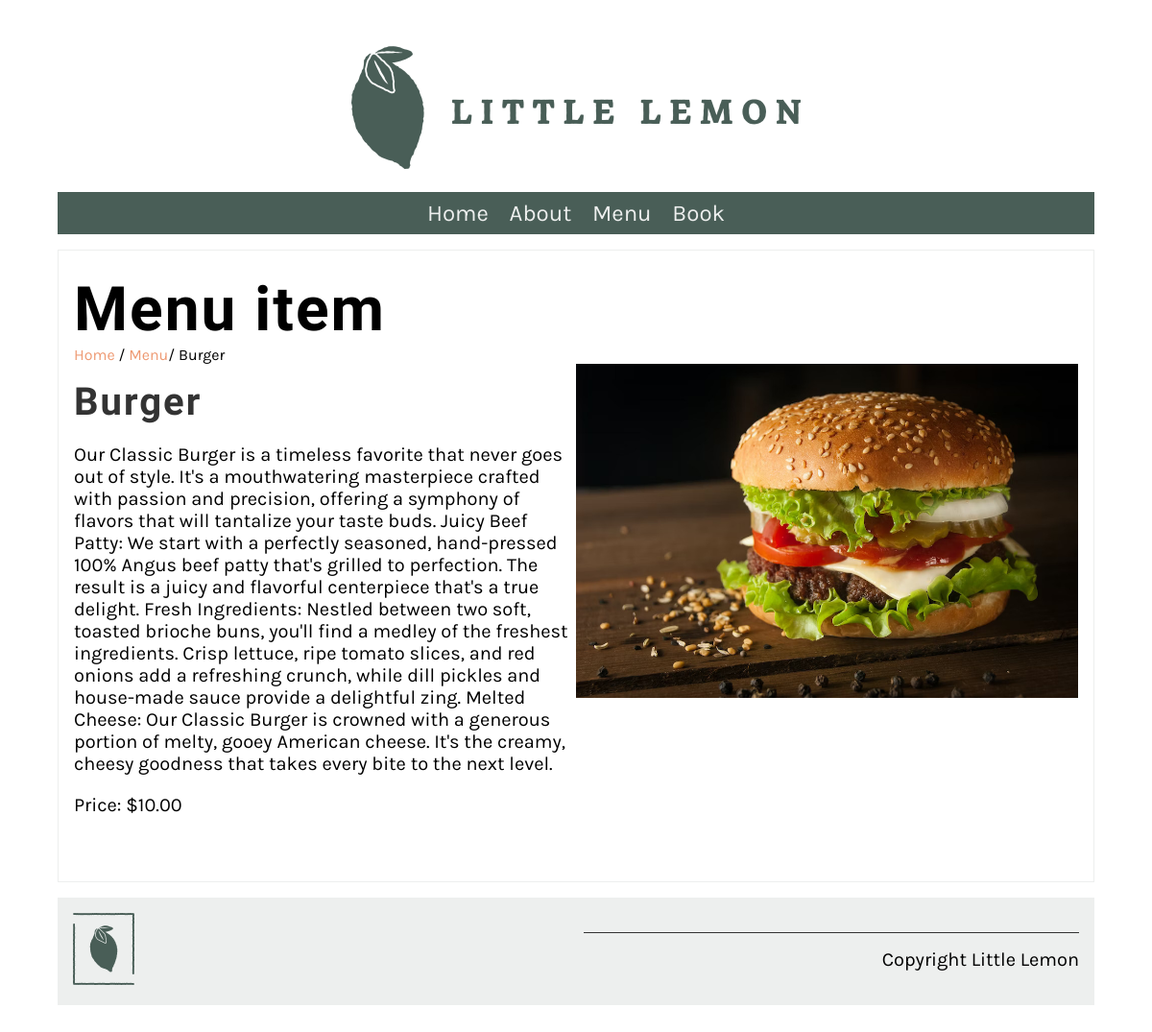
Page /menu_item/2/ on the committed database.
### restaurant/models.py (models this page shows, shortened)
class Menu(models.Model):
   name = models.CharField(max_length=200)
   price = models.IntegerField(null=False)
   menu_item_description = models.TextField(max_length=1000, default='')

### restaurant/views.py (the view)
# urls.py: path('menu_item/<int:pk>/', views.display_menu_item, name="menu_item"),
def display_menu_item(request, pk=None):
    if pk:
        menu_item = Menu.objects.get(pk=pk)
    else:
        menu_item = ""
    return render(request, 'menu_item.html', {"menu_item": menu_item})

### restaurant/templates/menu_item.html
{% extends 'base.html' %} {% load static %} {% block content %}
<section>
  <article>
    <h1>Menu item</h1>
    <span>
      <a href="{% url 'home' %}">Home</a> / <a href="{% url 'menu' %}">Menu</a>/
      {{menu_item.name}}
    </span>
    <div class="row">
      <div class="column">
        <h2>{{ menu_item.name }}</h2>
        <p>{{ menu_item.menu_item_description }}</p>
        <p>Price: ${{ menu_item.price }}.00</p>
      </div>
      <div class="column">
        <img src="/restaurant/static/img/menu_items/{{menu_item.name}}.jpg" />
      </div>
    </div>
  </article>
</section>
{% endblock %}

### restaurant/static/css/style.css (style rules this page uses)
body { font-family: 'Karla', sans-serif; margin-top: 3rem; margin-bottom: 3rem; margin-left: 5%; margin-right: 5%; }
h1, h2, h3, h4, h5, h6 { font-family: 'Markazi Text', serif; letter-spacing: 2px;; }
h1 { font-size: 4rem; margin-top: 1.5rem; margin-bottom: 0; }
h2 { font-size: 2.5rem; color: #333333; margin:1rem 0; }
p, ul { font-size: 1.25rem;; }
a { color: #EE9972; text-decoration: none; }
section { display: flex; gap: 2rem 1rem; margin-top: 1rem; margin-bottom: 1rem; flex-direction: row; }
article { flex:1; }
article img { max-width: 100%; }
main article { border: 1px solid #EDEFEE; padding-left: 1rem; padding-right: 1rem; }
.row { display: flex; flex-direction: row; width: 100%; padding-bottom: 1rem; }
.column { flex-basis: 50%; margin-bottom: 1rem; padding-bottom: 1rem; }

### rows in the picture
Menu: name "Burger", menu_item_description "Our Classic Burger is a timeless favorite that never goes out of style. It's a mouthwatering masterpiece crafted with passion and precision, offering a symphony of flavors that will tantalize your taste buds. Juicy Beef Patty: We start with a perfectly seasoned, hand-pressed 100% Angus beef patty that's grilled to perfection. The result is a juicy and flavorful centerpiece that's a true delight. Fresh Ingredients: Nestled between two soft, toasted brioche buns, you'll find a medley of the freshest ingredients. Crisp lettuce, ripe tomato slices, and red onions add a refreshing crunch, while dill pickles and house-made sauce provide a delightful zing. Melted Cheese: Our Classic Burger is…", price "10", name (picture)
